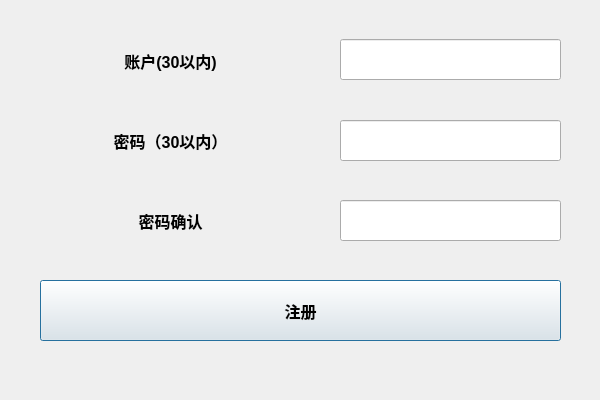
<?xml version="1.0" encoding="UTF-8"?>
<ui version="4.0">
 <class>Dialog_sign</class>
 <widget class="QDialog" name="Dialog_sign">
  <property name="geometry">
   <rect>
    <x>0</x>
    <y>0</y>
    <width>600</width>
    <height>400</height>
   </rect>
  </property>
  <property name="windowTitle">
   <string>Dialog</string>
  </property>
  <widget class="QLineEdit" name="lineEdit">
   <property name="geometry">
    <rect>
     <x>340</x>
     <y>39</y>
     <width>221</width>
     <height>41</height>
    </rect>
   </property>
   <property name="font">
    <font>
     <pointsize>12</pointsize>
     <weight>75</weight>
     <bold>true</bold>
    </font>
   </property>
   <property name="text">
    <string/>
   </property>
  </widget>
  <widget class="QPushButton" name="pushButton">
   <property name="geometry">
    <rect>
     <x>40</x>
     <y>280</y>
     <width>521</width>
     <height>61</height>
    </rect>
   </property>
   <property name="font">
    <font>
     <pointsize>12</pointsize>
     <weight>75</weight>
     <bold>true</bold>
    </font>
   </property>
   <property name="text">
    <string>注册</string>
   </property>
  </widget>
  <widget class="QLabel" name="label_2">
   <property name="geometry">
    <rect>
     <x>40</x>
     <y>120</y>
     <width>261</width>
     <height>41</height>
    </rect>
   </property>
   <property name="font">
    <font>
     <pointsize>12</pointsize>
     <weight>75</weight>
     <bold>true</bold>
    </font>
   </property>
   <property name="text">
    <string>密码（30以内）</string>
   </property>
   <property name="alignment">
    <set>Qt::AlignCenter</set>
   </property>
  </widget>
  <widget class="QLineEdit" name="lineEdit_2">
   <property name="geometry">
    <rect>
     <x>340</x>
     <y>120</y>
     <width>221</width>
     <height>41</height>
    </rect>
   </property>
   <property name="font">
    <font>
     <pointsize>12</pointsize>
     <weight>75</weight>
     <bold>true</bold>
    </font>
   </property>
   <property name="echoMode">
    <enum>QLineEdit::Password</enum>
   </property>
  </widget>
  <widget class="QLabel" name="label">
   <property name="geometry">
    <rect>
     <x>40</x>
     <y>40</y>
     <width>261</width>
     <height>41</height>
    </rect>
   </property>
   <property name="font">
    <font>
     <pointsize>12</pointsize>
     <weight>75</weight>
     <bold>true</bold>
    </font>
   </property>
   <property name="text">
    <string>账户(30以内)</string>
   </property>
   <property name="alignment">
    <set>Qt::AlignCenter</set>
   </property>
  </widget>
  <widget class="QLineEdit" name="lineEdit_3">
   <property name="geometry">
    <rect>
     <x>340</x>
     <y>200</y>
     <width>221</width>
     <height>41</height>
    </rect>
   </property>
   <property name="font">
    <font>
     <pointsize>12</pointsize>
     <weight>75</weight>
     <bold>true</bold>
    </font>
   </property>
   <property name="echoMode">
    <enum>QLineEdit::Password</enum>
   </property>
  </widget>
  <widget class="QLabel" name="label_3">
   <property name="geometry">
    <rect>
     <x>40</x>
     <y>200</y>
     <width>261</width>
     <height>41</height>
    </rect>
   </property>
   <property name="font">
    <font>
     <pointsize>12</pointsize>
     <weight>75</weight>
     <bold>true</bold>
    </font>
   </property>
   <property name="text">
    <string>密码确认</string>
   </property>
   <property name="alignment">
    <set>Qt::AlignCenter</set>
   </property>
  </widget>
 </widget>
 <resources/>
 <connections/>
</ui>
